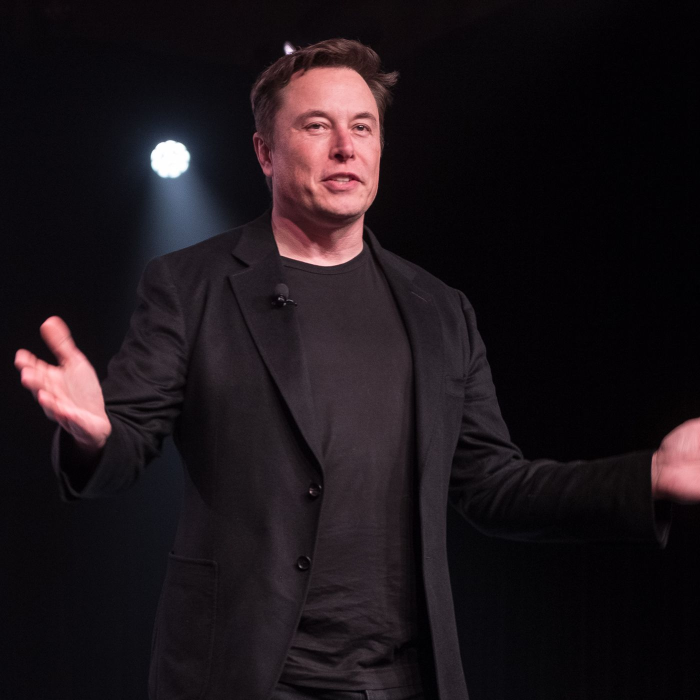
#> input picture Source/elon musk.jpg, 1400 x 1400 px, found by its file name (shown at 1/2 size)
$ python chapter-3.py
#> lines starting #> are read from the running program, lines starting #| are printed output that depends on the picture
# Resizing and Cropping

import cv2
import numpy as np


img = cv2.imread("Resources/elon musk.jpg")
#> img is the input picture: shape (1400, 1400, 3); mean B, G, R 26.1, 21.6, 29.2
print(img.shape) #output (height, weight, 3=chnnel BGR)
#| (1400, 1400, 3)

imgresize = cv2.resize(img,(400,300)) #(weight,hieght)
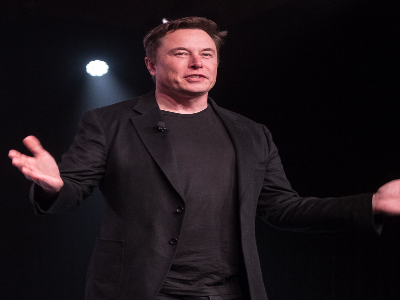
#> imgresize: shape (300, 400, 3); mean B, G, R 26, 21.6, 29.2
print(imgresize.shape)
#| (300, 400, 3)

imgCropped = img[0:300,300:600]
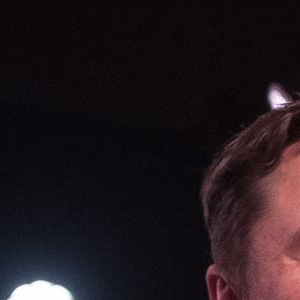
#> imgCropped: shape (300, 300, 3); mean B, G, R 28.5, 23.5, 32.6

cv2.imshow("leaf",img)
cv2.imshow("leaf resize", imgresize)
cv2.imshow("leaf cropped", imgCropped)

cv2.waitKey(0)
